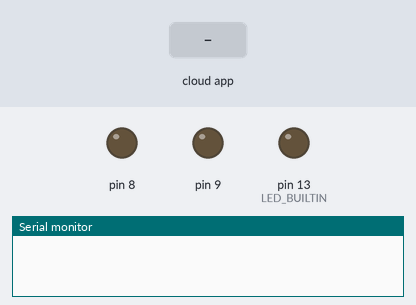
A sketch run on a simulated Arduino Uno, built with avr-gcc and run on an emulated ATmega328P. Shown: output pins drawn as LEDs (lit = HIGH), the last lines printed to the serial monitor. The inputs (shaded band) are chosen by the test bench. The ROS host is connected and sends only what is stated.

Above: at 3.8 s.
3.9 s: the phone or cloud app sets gripper_command to 0
At 7.4 s:
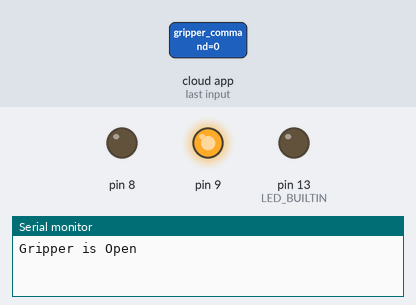
Timing chart, 0 to 8.9 s (numbered marks = the images above; inputs shaded):
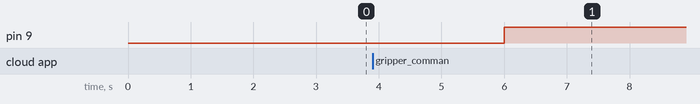

Measured:
- after the input at 3.9 s, pin 9: LOW → HIGH after 2.1 s

The sketch:

gripper_ros.ino
```cpp
#include <ros.h>
#include <std_msgs/String.h>
#include <std_msgs/Int32.h>

ros::NodeHandle nh;
std_msgs::String str_msg;

//Publishing to the topic "Gripper_status"
ros::Publisher chatter("gripper_status", &str_msg);

void open_gripper(){
  char gripper_open[14] = "Gripper Open!";
  Serial.println("Gripper is Open");
  digitalWrite(9, HIGH);
  digitalWrite(8, LOW);

  //publishing the state of the gripper
  str_msg.data = gripper_open;
  chatter.publish( &str_msg);

}

void close_gripper(){
  char gripper_closed[16] = "Gripper Closed!";
  Serial.println("Gripper is Closed");
  digitalWrite(9, LOW);
  digitalWrite(8, HIGH);

  //publishing the state of the gripper
  str_msg.data = gripper_closed;
  chatter.publish( &str_msg);
}

void gripperAction( const std_msgs::Int32& action_msg){
  if(action_msg.data == 0){
    open_gripper();
  }
  if(action_msg.data == 1){
    close_gripper();
  }
}

//Subscribing to the topic "Gripper_command"
ros::Subscriber<std_msgs::Int32> sub("gripper_command", gripperAction);

void setup() {
  pinMode(9, OUTPUT);
  pinMode(8, OUTPUT);
  pinMode(LED_BUILTIN, OUTPUT);

  nh.initNode();
  nh.advertise(chatter);
  nh.subscribe(sub);
  Serial.begin(57600);
}

void loop() {
//  open_gripper();
//  delay(3000);
//  close_gripper();
  nh.spinOnce();
  delay(3000);
}
```
